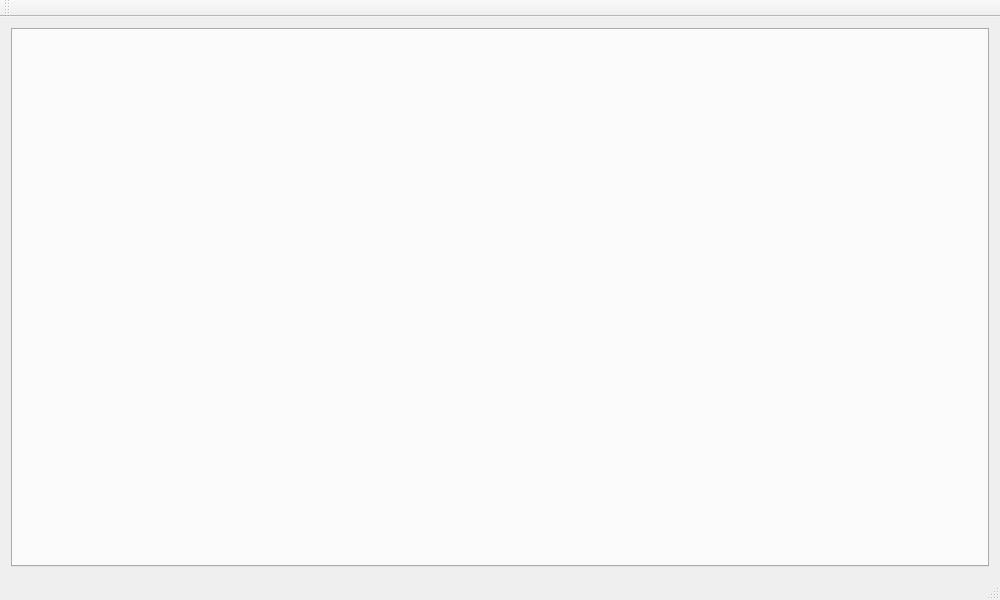
<?xml version="1.0" encoding="UTF-8"?>
<ui version="4.0">
 <class>DocManagementClass</class>
 <widget class="QMainWindow" name="DocManagementClass">
  <property name="geometry">
   <rect>
    <x>0</x>
    <y>0</y>
    <width>1000</width>
    <height>600</height>
   </rect>
  </property>
  <property name="minimumSize">
   <size>
    <width>1000</width>
    <height>600</height>
   </size>
  </property>
  <property name="windowTitle">
   <string>DocManagement</string>
  </property>
  <widget class="QWidget" name="centralWidget">
   <layout class="QGridLayout" name="gridLayout">
    <item row="0" column="0">
     <widget class="QTabWidget" name="tabWidget">
      <property name="styleSheet">
       <string notr="true"/>
      </property>
      <property name="tabPosition">
       <enum>QTabWidget::West</enum>
      </property>
      <property name="currentIndex">
       <number>-1</number>
      </property>
     </widget>
    </item>
   </layout>
  </widget>
  <widget class="QMenuBar" name="menuBar">
   <property name="geometry">
    <rect>
     <x>0</x>
     <y>0</y>
     <width>1000</width>
     <height>30</height>
    </rect>
   </property>
  </widget>
  <widget class="QToolBar" name="mainToolBar">
   <attribute name="toolBarArea">
    <enum>TopToolBarArea</enum>
   </attribute>
   <attribute name="toolBarBreak">
    <bool>false</bool>
   </attribute>
  </widget>
  <widget class="QStatusBar" name="statusBar"/>
 </widget>
 <layoutdefault spacing="6" margin="11"/>
 <resources>
  <include location="DocManagement.qrc"/>
 </resources>
 <connections/>
</ui>
